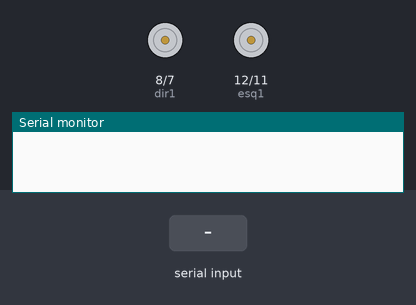
The sketch below on a simulated Arduino Uno, built with avr-gcc and run on an emulated ATmega328P. On the bench: motor-driver pin pairs drawn as motors (green arrow = first pin HIGH = forward, orange = second pin HIGH = backward, longer = more drive), the last lines printed to the serial monitor. Inputs (shaded band) come from the test bench.

Above: at 1.2 s.
1.3 s: "w" received over Serial
At 2.2 s:
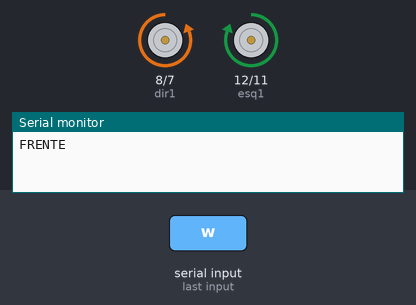
2.8 s: "p" received over Serial
At 3.4 s:
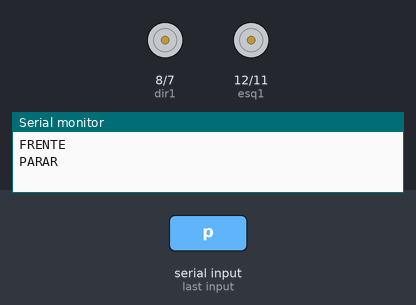
Timing chart, 0 to 5.8 s (numbered marks = the images above; inputs shaded):
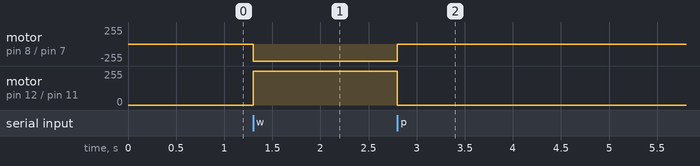

The sketch:

MOTOR.ino
```cpp
const int esq1 = 12, esq2 = 11;
const int dir1 = 8, dir2 = 7;

void setup() {
  Serial.begin(9600);

  pinMode(esq1, OUTPUT);
  pinMode(esq2, OUTPUT);
  pinMode(dir1, OUTPUT);
  pinMode(dir2, OUTPUT);
}

char cmd;

void loop() {
  if (Serial.available()) {
    cmd = Serial.read();

    switch (cmd) {
      case 'w':
        Serial.println("FRENTE");
        digitalWrite(esq1, HIGH);
        digitalWrite(esq2, LOW);
        digitalWrite(dir1, LOW);
        digitalWrite(dir2, HIGH);
        break;
      case 'p':
        Serial.println("PARAR");
        digitalWrite(esq1, LOW);
        digitalWrite(esq2, LOW);
        digitalWrite(dir1, LOW);
        digitalWrite(dir2, LOW);
        break;
      default:
        Serial.println("jubilei");
        break;
    }
  }
}
```

Measured:
- after the input at 1.3 s, motor on pin 8 (dir1) / pin 7 (dir2): stopped → backward 255/255 at once; motor on pin 12 (esq1) / pin 11 (esq2): stopped → forward 255/255 at once
- after the input at 2.8 s, motor on pin 8 (dir1) / pin 7 (dir2): backward 255/255 → stopped at once; motor on pin 12 (esq1) / pin 11 (esq2): forward 255/255 → stopped at once
